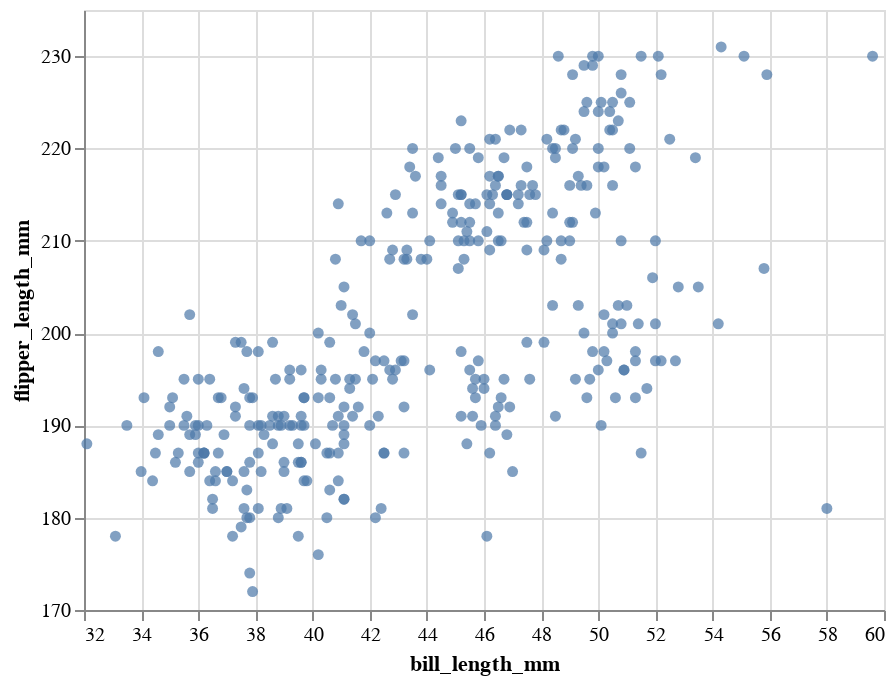

The code cell stored with this chart in its notebook:
### Markdown cell above
Here is the correct chart.

### Code cell
alt.Chart(df).mark_circle().encode(
    x=alt.X(col0, scale=alt.Scale(zero=False)),
    y=alt.Y(col1, scale=alt.Scale(zero=False))
)

### Figure 1 — Vega-Lite specification as saved in the notebook (floating-point values rounded to 4 significant figures; data arrays with more than 128 entries replaced by an {"elided": "..."} marker saying what was removed)
{"config": {"view": {"continuousWidth": 400, "continuousHeight": 300}}, "data": {"name": "data-6503fb4fbd21ca2400956d2086879525"}, "mark": "circle", "encoding": {"x": {"field": "bill_length_mm", "scale": {"zero": false}, "type": "quantitative"}, "y": {"field": "flipper_length_mm", "scale": {"zero": false}, "type": "quantitative"}}, "$schema": "https://vega.github.io/schema/vega-lite/v4.17.0.json", "datasets": {"data-6503fb4fbd21ca2400956d2086879525": {"elided": "344 records"}}}
